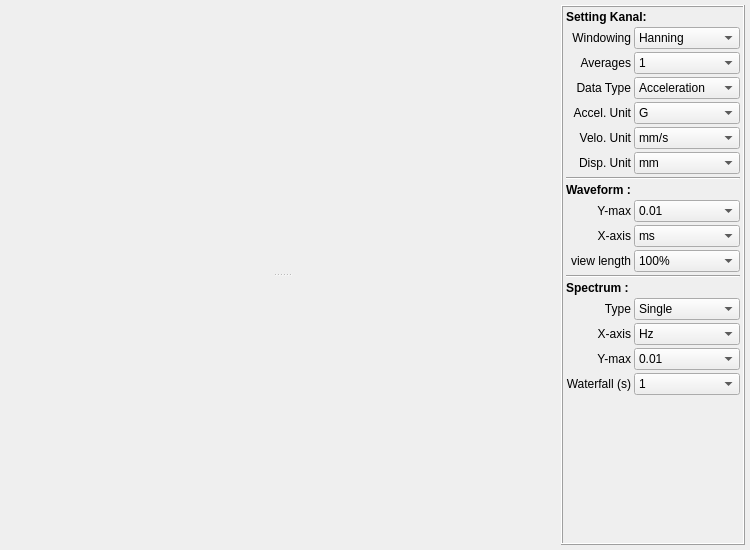
<?xml version="1.0" encoding="UTF-8"?>
<ui version="4.0">
 <class>kanalView</class>
 <widget class="QWidget" name="kanalView">
  <property name="geometry">
   <rect>
    <x>0</x>
    <y>0</y>
    <width>750</width>
    <height>550</height>
   </rect>
  </property>
  <property name="sizePolicy">
   <sizepolicy hsizetype="Preferred" vsizetype="Preferred">
    <horstretch>0</horstretch>
    <verstretch>0</verstretch>
   </sizepolicy>
  </property>
  <property name="minimumSize">
   <size>
    <width>750</width>
    <height>550</height>
   </size>
  </property>
  <layout class="QHBoxLayout" name="mainLayout" stretch="15,3">
   <property name="spacing">
    <number>3</number>
   </property>
   <property name="margin">
    <number>5</number>
   </property>
   <item>
    <widget class="QFrame" name="kanal_chart_view">
     <layout class="QGridLayout" name="gridLayout">
      <property name="margin">
       <number>0</number>
      </property>
      <property name="spacing">
       <number>0</number>
      </property>
      <item row="0" column="0">
       <widget class="QSplitter" name="splitter_a">
        <property name="lineWidth">
         <number>2</number>
        </property>
        <property name="orientation">
         <enum>Qt::Vertical</enum>
        </property>
        <property name="handleWidth">
         <number>2</number>
        </property>
        <property name="childrenCollapsible">
         <bool>false</bool>
        </property>
        <widget class="QWidget" name="verticalLayoutWidget">
         <layout class="QVBoxLayout" name="vl_wave"/>
        </widget>
        <widget class="QWidget" name="verticalLayoutWidget2">
         <layout class="QVBoxLayout" name="vl_spektrum"/>
        </widget>
       </widget>
      </item>
     </layout>
    </widget>
   </item>
   <item>
    <layout class="QVBoxLayout" name="verticalLayout" stretch="0">
     <property name="spacing">
      <number>3</number>
     </property>
     <item>
      <widget class="QFrame" name="frame_vew_set">
       <property name="frameShape">
        <enum>QFrame::Box</enum>
       </property>
       <property name="frameShadow">
        <enum>QFrame::Raised</enum>
       </property>
       <layout class="QGridLayout" name="gridLayout_2">
        <property name="margin">
         <number>3</number>
        </property>
        <property name="spacing">
         <number>3</number>
        </property>
        <item row="12" column="0">
         <widget class="QLabel" name="label_2">
          <property name="text">
           <string>Y-max</string>
          </property>
          <property name="alignment">
           <set>Qt::AlignRight|Qt::AlignTrailing|Qt::AlignVCenter</set>
          </property>
         </widget>
        </item>
        <item row="18" column="0" colspan="2">
         <widget class="QLabel" name="label_4">
          <property name="font">
           <font>
            <weight>75</weight>
            <bold>true</bold>
           </font>
          </property>
          <property name="text">
           <string>Spectrum :</string>
          </property>
         </widget>
        </item>
        <item row="17" column="0" colspan="2">
         <widget class="Line" name="line">
          <property name="orientation">
           <enum>Qt::Horizontal</enum>
          </property>
         </widget>
        </item>
        <item row="15" column="0">
         <widget class="QLabel" name="label_9">
          <property name="text">
           <string>X-axis</string>
          </property>
          <property name="alignment">
           <set>Qt::AlignRight|Qt::AlignTrailing|Qt::AlignVCenter</set>
          </property>
         </widget>
        </item>
        <item row="15" column="1">
         <widget class="QComboBox" name="cb_sat_x_wave">
          <item>
           <property name="text">
            <string>ms</string>
           </property>
          </item>
          <item>
           <property name="text">
            <string>deg</string>
           </property>
          </item>
          <item>
           <property name="text">
            <string>points</string>
           </property>
          </item>
         </widget>
        </item>
        <item row="20" column="0">
         <widget class="QLabel" name="label_10">
          <property name="text">
           <string>X-axis</string>
          </property>
          <property name="alignment">
           <set>Qt::AlignRight|Qt::AlignTrailing|Qt::AlignVCenter</set>
          </property>
         </widget>
        </item>
        <item row="20" column="1">
         <widget class="QComboBox" name="cb_sat_x_spek">
          <item>
           <property name="text">
            <string>Hz</string>
           </property>
          </item>
          <item>
           <property name="text">
            <string>cpm</string>
           </property>
          </item>
          <item>
           <property name="text">
            <string>points</string>
           </property>
          </item>
         </widget>
        </item>
        <item row="11" column="0" colspan="2">
         <widget class="QLabel" name="label">
          <property name="font">
           <font>
            <weight>75</weight>
            <bold>true</bold>
           </font>
          </property>
          <property name="text">
           <string>Waveform :</string>
          </property>
         </widget>
        </item>
        <item row="1" column="0" colspan="2">
         <widget class="QLabel" name="label_11">
          <property name="font">
           <font>
            <weight>75</weight>
            <bold>true</bold>
           </font>
          </property>
          <property name="text">
           <string>Setting Kanal:</string>
          </property>
         </widget>
        </item>
        <item row="9" column="0" colspan="2">
         <widget class="Line" name="line_4">
          <property name="orientation">
           <enum>Qt::Horizontal</enum>
          </property>
         </widget>
        </item>
        <item row="5" column="0">
         <widget class="QLabel" name="label_12">
          <property name="text">
           <string>Data Type</string>
          </property>
          <property name="alignment">
           <set>Qt::AlignRight|Qt::AlignTrailing|Qt::AlignVCenter</set>
          </property>
         </widget>
        </item>
        <item row="5" column="1">
         <widget class="QComboBox" name="cb_data_tipe">
          <item>
           <property name="text">
            <string>Acceleration</string>
           </property>
          </item>
          <item>
           <property name="text">
            <string>Velocity</string>
           </property>
          </item>
          <item>
           <property name="text">
            <string>Displacement</string>
           </property>
          </item>
         </widget>
        </item>
        <item row="6" column="0">
         <widget class="QLabel" name="label_13">
          <property name="text">
           <string>Accel. Unit</string>
          </property>
          <property name="alignment">
           <set>Qt::AlignRight|Qt::AlignTrailing|Qt::AlignVCenter</set>
          </property>
         </widget>
        </item>
        <item row="6" column="1">
         <widget class="QComboBox" name="cb_sat_accel">
          <item>
           <property name="text">
            <string>G</string>
           </property>
          </item>
          <item>
           <property name="text">
            <string>mm/s2</string>
           </property>
          </item>
         </widget>
        </item>
        <item row="7" column="0">
         <widget class="QLabel" name="label_14">
          <property name="text">
           <string>Velo. Unit</string>
          </property>
          <property name="alignment">
           <set>Qt::AlignRight|Qt::AlignTrailing|Qt::AlignVCenter</set>
          </property>
         </widget>
        </item>
        <item row="7" column="1">
         <widget class="QComboBox" name="cb_sat_velo">
          <item>
           <property name="text">
            <string>mm/s</string>
           </property>
          </item>
          <item>
           <property name="text">
            <string>IPS</string>
           </property>
          </item>
         </widget>
        </item>
        <item row="8" column="0">
         <widget class="QLabel" name="label_15">
          <property name="text">
           <string>Disp. Unit</string>
          </property>
          <property name="alignment">
           <set>Qt::AlignRight|Qt::AlignTrailing|Qt::AlignVCenter</set>
          </property>
         </widget>
        </item>
        <item row="8" column="1">
         <widget class="QComboBox" name="cb_sat_disp">
          <item>
           <property name="text">
            <string>mm</string>
           </property>
          </item>
          <item>
           <property name="text">
            <string>micron</string>
           </property>
          </item>
          <item>
           <property name="text">
            <string>mils</string>
           </property>
          </item>
         </widget>
        </item>
        <item row="2" column="0">
         <widget class="QLabel" name="label_17">
          <property name="text">
           <string>Windowing</string>
          </property>
          <property name="alignment">
           <set>Qt::AlignRight|Qt::AlignTrailing|Qt::AlignVCenter</set>
          </property>
         </widget>
        </item>
        <item row="2" column="1">
         <widget class="QComboBox" name="cb_window">
          <item>
           <property name="text">
            <string>Hanning</string>
           </property>
          </item>
          <item>
           <property name="text">
            <string>Blackman</string>
           </property>
          </item>
          <item>
           <property name="text">
            <string>Rectangular</string>
           </property>
          </item>
          <item>
           <property name="text">
            <string>Hamming</string>
           </property>
          </item>
         </widget>
        </item>
        <item row="3" column="0">
         <widget class="QLabel" name="label_19">
          <property name="text">
           <string>Averages</string>
          </property>
          <property name="alignment">
           <set>Qt::AlignRight|Qt::AlignTrailing|Qt::AlignVCenter</set>
          </property>
         </widget>
        </item>
        <item row="19" column="0">
         <widget class="QLabel" name="label_20">
          <property name="text">
           <string>Type</string>
          </property>
          <property name="alignment">
           <set>Qt::AlignRight|Qt::AlignTrailing|Qt::AlignVCenter</set>
          </property>
         </widget>
        </item>
        <item row="19" column="1">
         <widget class="QComboBox" name="cb_spek_tipe">
          <item>
           <property name="text">
            <string>Single</string>
           </property>
          </item>
          <item>
           <property name="text">
            <string>Waterfall</string>
           </property>
          </item>
         </widget>
        </item>
        <item row="22" column="0">
         <widget class="QLabel" name="label_8">
          <property name="text">
           <string>Waterfall (s)</string>
          </property>
          <property name="alignment">
           <set>Qt::AlignRight|Qt::AlignTrailing|Qt::AlignVCenter</set>
          </property>
         </widget>
        </item>
        <item row="3" column="1">
         <widget class="QComboBox" name="cb_averages">
          <item>
           <property name="text">
            <string>1</string>
           </property>
          </item>
          <item>
           <property name="text">
            <string>2</string>
           </property>
          </item>
          <item>
           <property name="text">
            <string>3</string>
           </property>
          </item>
          <item>
           <property name="text">
            <string>4</string>
           </property>
          </item>
         </widget>
        </item>
        <item row="12" column="1">
         <widget class="QComboBox" name="cb_ymax">
          <item>
           <property name="text">
            <string>0.01</string>
           </property>
          </item>
          <item>
           <property name="text">
            <string>0.05</string>
           </property>
          </item>
          <item>
           <property name="text">
            <string>0.1</string>
           </property>
          </item>
          <item>
           <property name="text">
            <string>0.5</string>
           </property>
          </item>
          <item>
           <property name="text">
            <string>1</string>
           </property>
          </item>
          <item>
           <property name="text">
            <string>5</string>
           </property>
          </item>
          <item>
           <property name="text">
            <string>10</string>
           </property>
          </item>
          <item>
           <property name="text">
            <string>50</string>
           </property>
          </item>
          <item>
           <property name="text">
            <string>100</string>
           </property>
          </item>
          <item>
           <property name="text">
            <string>500</string>
           </property>
          </item>
          <item>
           <property name="text">
            <string>1000</string>
           </property>
          </item>
          <item>
           <property name="text">
            <string>5000</string>
           </property>
          </item>
          <item>
           <property name="text">
            <string>10000</string>
           </property>
          </item>
          <item>
           <property name="text">
            <string>50000</string>
           </property>
          </item>
          <item>
           <property name="text">
            <string>100000</string>
           </property>
          </item>
         </widget>
        </item>
        <item row="23" column="0" colspan="2">
         <spacer name="verticalSpacer">
          <property name="orientation">
           <enum>Qt::Vertical</enum>
          </property>
          <property name="sizeHint" stdset="0">
           <size>
            <width>20</width>
            <height>40</height>
           </size>
          </property>
         </spacer>
        </item>
        <item row="16" column="0">
         <widget class="QLabel" name="label_5">
          <property name="text">
           <string>view length</string>
          </property>
          <property name="alignment">
           <set>Qt::AlignRight|Qt::AlignTrailing|Qt::AlignVCenter</set>
          </property>
         </widget>
        </item>
        <item row="16" column="1">
         <widget class="QComboBox" name="cb_wave_length">
          <property name="currentIndex">
           <number>5</number>
          </property>
          <item>
           <property name="text">
            <string>10%</string>
           </property>
          </item>
          <item>
           <property name="text">
            <string>20%</string>
           </property>
          </item>
          <item>
           <property name="text">
            <string>30%</string>
           </property>
          </item>
          <item>
           <property name="text">
            <string>40%</string>
           </property>
          </item>
          <item>
           <property name="text">
            <string>50%</string>
           </property>
          </item>
          <item>
           <property name="text">
            <string>100%</string>
           </property>
          </item>
         </widget>
        </item>
        <item row="21" column="0">
         <widget class="QLabel" name="label_6">
          <property name="text">
           <string>Y-max</string>
          </property>
          <property name="alignment">
           <set>Qt::AlignRight|Qt::AlignTrailing|Qt::AlignVCenter</set>
          </property>
         </widget>
        </item>
        <item row="21" column="1">
         <widget class="QComboBox" name="cb_ymax_spek">
          <item>
           <property name="text">
            <string>0.01</string>
           </property>
          </item>
          <item>
           <property name="text">
            <string>0.05</string>
           </property>
          </item>
          <item>
           <property name="text">
            <string>0.1</string>
           </property>
          </item>
          <item>
           <property name="text">
            <string>0.5</string>
           </property>
          </item>
          <item>
           <property name="text">
            <string>1</string>
           </property>
          </item>
          <item>
           <property name="text">
            <string>5</string>
           </property>
          </item>
          <item>
           <property name="text">
            <string>10</string>
           </property>
          </item>
          <item>
           <property name="text">
            <string>50</string>
           </property>
          </item>
          <item>
           <property name="text">
            <string>100</string>
           </property>
          </item>
          <item>
           <property name="text">
            <string>500</string>
           </property>
          </item>
          <item>
           <property name="text">
            <string>1000</string>
           </property>
          </item>
          <item>
           <property name="text">
            <string>5000</string>
           </property>
          </item>
          <item>
           <property name="text">
            <string>10000</string>
           </property>
          </item>
          <item>
           <property name="text">
            <string>50000</string>
           </property>
          </item>
          <item>
           <property name="text">
            <string>100000</string>
           </property>
          </item>
         </widget>
        </item>
        <item row="22" column="1">
         <widget class="QComboBox" name="cb_wtf_intv">
          <item>
           <property name="text">
            <string>1</string>
           </property>
          </item>
          <item>
           <property name="text">
            <string>5</string>
           </property>
          </item>
          <item>
           <property name="text">
            <string>10</string>
           </property>
          </item>
          <item>
           <property name="text">
            <string>30</string>
           </property>
          </item>
          <item>
           <property name="text">
            <string>60</string>
           </property>
          </item>
          <item>
           <property name="text">
            <string>120</string>
           </property>
          </item>
         </widget>
        </item>
       </layout>
      </widget>
     </item>
    </layout>
   </item>
  </layout>
 </widget>
 <resources/>
 <connections/>
</ui>
